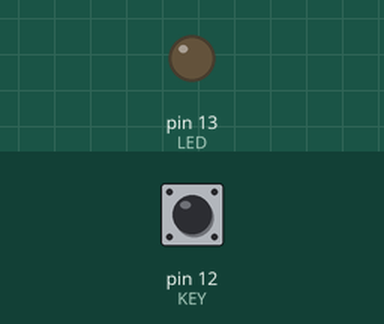
A sketch run on a simulated Arduino Uno, built with avr-gcc and run on an emulated ATmega328P. On the bench: output pins drawn as LEDs (lit = HIGH). The test bench sets the inputs (shaded band); at power-on: pin 12 (KEY) LOW.

Above: at 1.2 s.
1.3 s: pin 12 (KEY) pulled HIGH for 0.15 s
At 1.8 s:
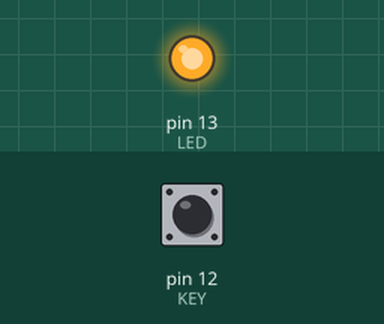
2.9 s: pin 12 (KEY) pulled HIGH for 1 s
At 4.2 s:
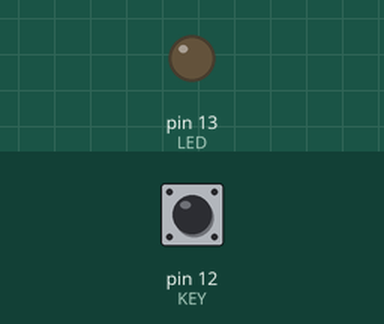
5.4 s: pin 12 (KEY) pulled HIGH for 3.2 s
At 6.2 s:
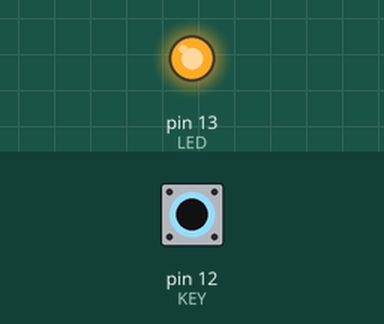
Timing chart, 0 to 8.4 s (numbered marks = the images above; inputs shaded):
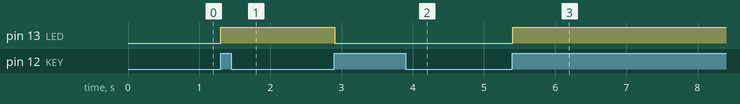

Measured:
- after the input at 1.3 s, pin 13 (LED): LOW → HIGH at once
- after the input at 2.9 s, pin 13 (LED): HIGH → LOW at once
- after the input at 5.4 s, pin 13 (LED): LOW → HIGH at once

The sketch:

project4.ino
```cpp
#define  LED            13  // Define output pin
#define  KEY            12  // Define input pin

int KEY_BIT=0;              //Define status bits
int LED_BIT=0;              //Define status bits

void setup ()   //Function initialization
{

	pinMode(LED,OUTPUT);  //Define output
	pinMode(KEY,INPUT);   //Define input

}


void loop()   //Principal function
{
	if((digitalRead(KEY))&&(KEY_BIT)) //Judge whether the key is pressed
	{
		KEY_BIT=0;
		if(LED_BIT==0)LED_BIT=1;
		else LED_BIT=0;
	}
	else
	{
		delay(20);
		if(!digitalRead(KEY))
		{
			KEY_BIT=1;
		}
	}

	if(LED_BIT) digitalWrite(LED,HIGH); //The output of single chip microcomputer is high
	else digitalWrite(LED,LOW);  //Low output of single chip microcomputer


}
```
